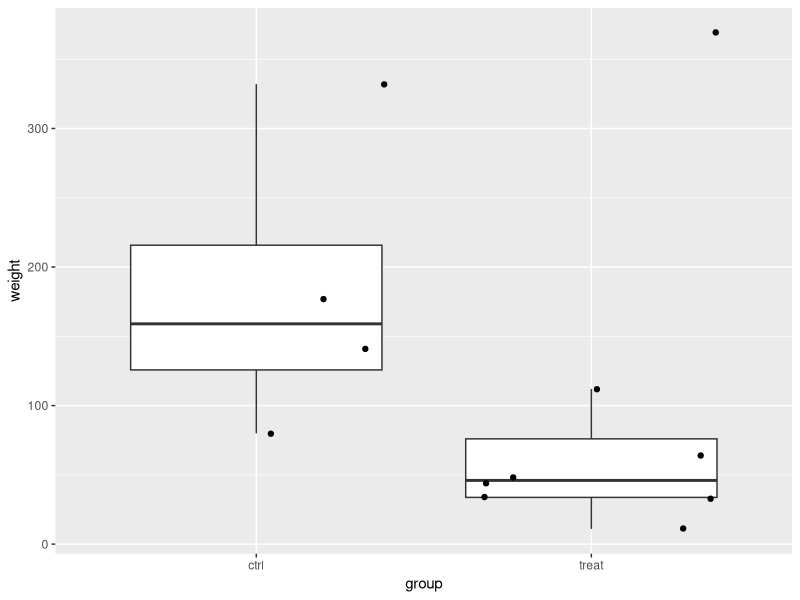
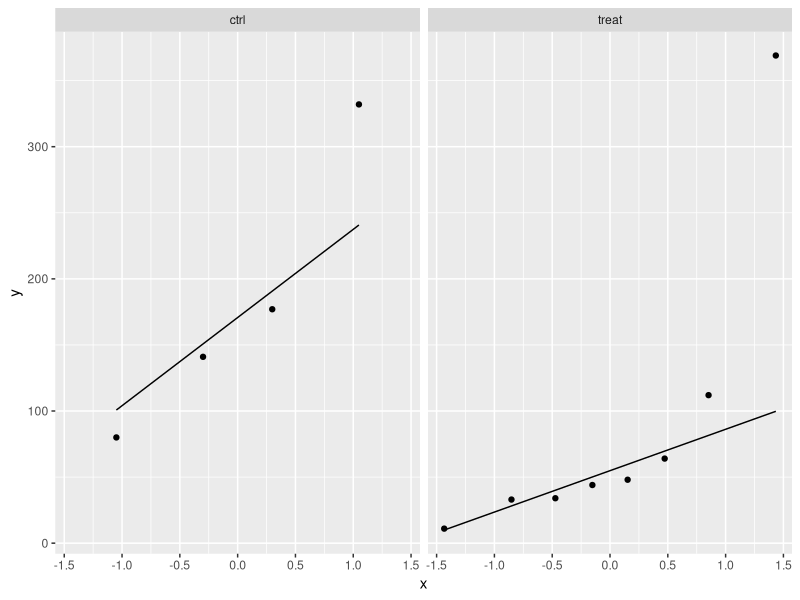

These charts were generated, in order, by the following R code:
## ---- chunk 1
library(tidyverse)
## ---- chunk 2
rodents <- data.frame(
  weight = c(11, 33, 48, 34, 112, 369, 64, 44, 177, 80, 141, 332),
  group = as.factor(c(rep("treat", 8), rep("ctrl", 4)))
)
rodents
## ---- chunk 3
rodents |>
  ggplot(aes(x = group, y = weight)) +
  geom_boxplot(outlier.shape = NA) +
  geom_jitter()

rodents |>
  ggplot(aes(sample = weight)) +
  geom_qq() +
  geom_qq_line() +
  facet_wrap(~group)
## ---- chunk 4
lm1 <- lm(weight ~ group, rodents)
summary(lm1)
## ---- chunk 5
simFast <- function(form, data, betas, sd, contrasts, alpha = .05, nSim = 10000) {
  ySim <- rnorm(nrow(data) * nSim, sd = sd)
  dim(ySim) <- c(nrow(data), nSim)
  design <- model.matrix(form, data)
  ySim <- ySim + c(design %*% betas)
  ySim <- t(ySim)

  ### Fitting
  fitAll <- limma::lmFit(ySim, design)

  ### Inference
  varUnscaled <- c(t(contrasts) %*% fitAll$cov.coefficients %*% contrasts)
  contrasts <- fitAll$coefficients %*% contrasts
  seContrasts <- varUnscaled^.5 * fitAll$sigma
  tstats <- contrasts / seContrasts
  pvals <- pt(abs(tstats), fitAll$df.residual, lower.tail = FALSE) * 2
  return(mean(pvals < alpha))
}
## ---- chunk 6

## ---- chunk 7
